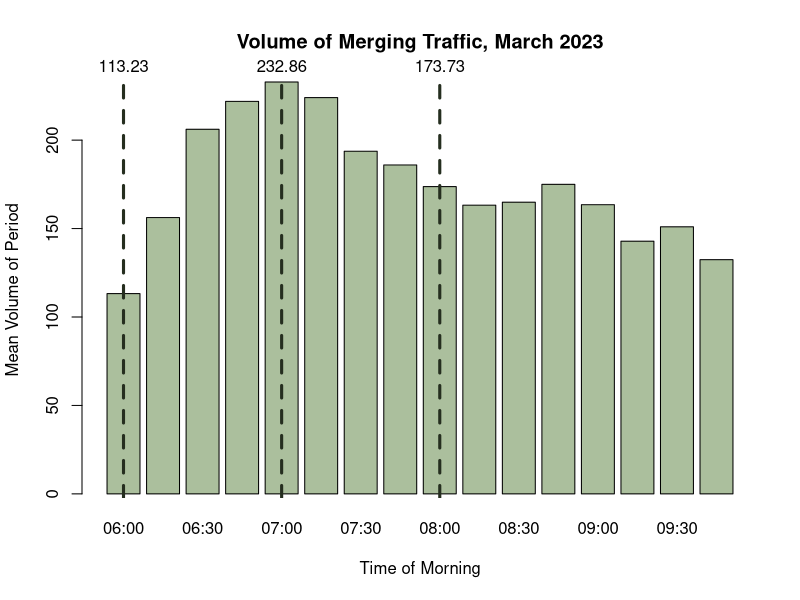

The R script that drew this image:
## ---- chunk 1
#| include: false

# Keep these commented as the full files were too large to upload to Github
# Importing datasets
# raw23 <- read.csv("2023-03.csv")
# raw25 <- read.csv("2025-03.csv")

# Filtering for on-ramp segment
# ramp25 <- raw25[raw25$MLinkID == 5725, ]
# ramp23 <- raw23[raw23$MLinkID == 5725, ]

# Filtering for the freeway segment directly following the on-ramp
# fwy25 <- raw25[raw25$MLinkID == 183, ]
# fwy23 <- raw23[raw23$MLinkID == 183, ]

# Simplified import commands
ramp25 <- read.csv("ramp25.csv")
ramp23 <- read.csv("ramp23.csv")

fwy25 <- read.csv("fwy25.csv")
fwy23 <- read.csv("fwy23.csv")
## ---- chunk 2
#| include: false

library(lubridate)

# Converting datetime strings to date objects
ramp23$Date.Time.AWST <- ymd_hm(ramp23$Date.Time.AWST)

# Adding day of the week column (1=sunday, 7=saturday)
ramp23$Weekday <- wday(ramp23$Date.Time.AWST)

# Adding hour of the day column
ramp23$Hour <- hour(ramp23$Date.Time.AWST)

# Adding 15-min segment identifier of column
ramp23$Period <- format(ramp23$Date.Time.AWST, "%H:%M")

# Removing weekends
ramp23.wk <- ramp23[ramp23$Weekday %in% c(2, 3, 4, 5, 6), ]

# Filtering for only the morning peak (6am-10am)
ramp23.pk.wk <- ramp23.wk[6 <= ramp23.wk$Hour & ramp23.wk$Hour < 10, ]

# Removing public holidays (March 6 is the onyl date - Labour Day)
ramp23.pk.wk <- ramp23.pk.wk[date(ramp23.pk.wk$Date.Time.AWST) != "2023-03-06", ]
## ---- chunk 3
head(ramp23[, c(-6, -7, -8, -9, -10)])
## ---- chunk 4
#| include: false

smeans <- aggregate(Volume ~ Period, 
                           data = ramp23.pk.wk, 
                           FUN = mean)

# getting max volume
smax <- max(smeans$Volume)
maxindex <- which(smeans$Volume == smax)

# getting mean volume
smean <- mean(smeans$Volume)

# getting min volume
smin <- min(smeans$Volume)
minindex <- which(smeans$Volume == smin)
## ---- chunk 5
#| echo: false

bp <- barplot(smeans$Volume, names.arg = smeans$Period, col="#abbf9d", xlab = "Time of Morning", ylab = "Mean Volume of Period", main="Volume of Merging Traffic, March 2023")

abline(v = bp[1], col = "#252e1f", lwd = 3, lty = 2)
text(x = bp[1], y = smax, labels = round(smeans$Volume[1], 2), pos = 3, xpd = TRUE)

abline(v = bp[5], col = "#252e1f", lwd = 3, lty = 2)
text(x = bp[5], y = smax, labels = round(smeans$Volume[5], 2), pos = 3, xpd = TRUE)

abline(v = bp[9], col = "#252e1f", lwd = 3, lty = 2)
text(x = bp[9], y = smax, labels = round(smeans$Volume[9], 2), pos = 3, xpd = TRUE)
## ---- chunk 6
#| echo: false
smu6  <- mean(ramp23.pk.wk[ramp23.pk.wk$Period == "06:00", 4])
svar6 <- var(ramp23.pk.wk[ramp23.pk.wk$Period == "06:00", 4])

data.frame (
  Mean = smu6,
  Variance = svar6,
  row.names = c("6am (min)")
)
## ---- chunk 7
#| include: false
ssize6 <- (smu6^2) / (svar6 - smu6)
## ---- chunk 8
sim1 <- rnbinom(10000, size = ssize6, mu = smu6)
sim2 <- rpois(10000, lambda = smu6)
data.frame (
  Mean = c(smu6, mean(sim1), mean(sim2)),
  Variance = c(svar6, var(sim1), mean(sim2)),
  row.names = c("Dataset", "NBinom Sim", "Poisson Sim  ")
)
## ---- chunk 9
#| echo: false
data.frame(
  Mean = smu6 / 15,
  Variance = svar6 / 15^2,
  Size = ((smu6/15)^2) / ((svar6/(15^2)) - smu6/15),
  row.names = c("Vehicles/min")
  )
## ---- chunk 10
#| echo: false

data.frame(
  Mean = c(smu6, smu6/15, smu6/15),
  Size = c(ssize6, ((smu6/15)^2) / ((svar6/(15^2)) - smu6/15), ssize6/15),
  row.names = c("Vehicles/15min", "Vehicles/min (Method 1)", "Vehicles/min (Method 2)")
)
## ---- chunk 11
#| include: false

# 6am models
# leave as the same

# 7am models
smu7  <- mean(ramp23.pk.wk[ramp23.pk.wk$Period == "07:00", 4])
svar7 <- var(ramp23.pk.wk[ramp23.pk.wk$Period == "07:00", 4])
ssize7 <- ((smu7^2) / (svar7 - smu7))

# 8am models
smu8  <- mean(ramp23.pk.wk[ramp23.pk.wk$Period == "08:00", 4])
svar8 <- var(ramp23.pk.wk[ramp23.pk.wk$Period == "08:00", 4])
ssize8 <- ((smu8^2) / (svar8 - smu8))

# update to vehicles / 15 minute
# we no longer use variance! DO NOT TOUCHHHH VARIANCE
smu6 <- smu6 / 15
ssize6 <- ssize6 / 15

smu7 <- smu7 / 15
ssize7 <- ssize7 / 15

smu8 <- smu8 / 15
ssize8 <- ssize8 / 15
## ---- chunk 12
#| echo: false

data.frame(
  Mean = c(smu6, smu7, smu8),
  Size = c(ssize6, ssize7, ssize8),
  row.names = c("6am (min)", "7am (max)", "8am (mean)")
)
## ---- chunk 13
#| include: false
# if(i == 200) {
#   arrivals <- arrivals + 100 # TESTING VEHICLE INJECTION
#   # TESTING PIECEWISE
#   # lambda <- smu7
#   # dispersion <- ssize7
# }

# add another thing to add a temp lane when queue is a certain length
# maybe add optional parameters at end? if you dont input them then sim ignores it 
## ---- chunk 14
#| echo: false

c <- 2

rmu6 <- smu6/c
rmu7 <- smu7/c
rmu8 <- smu8/c

data.frame(
  Min = c(smu6, rmu6),
  Max = c(smu7, rmu7),
  Mean = c(smu8, rmu8),
  row.names = c("Arrivals", "Departures")
)
